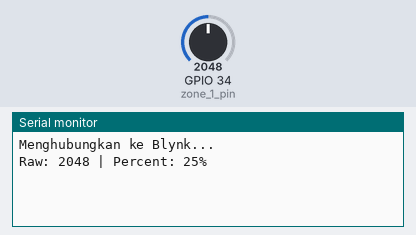
Simulated run of this program. Board: ESP32. Parts: the last lines printed to the serial monitor. The test bench sets the inputs (shaded band); at power-on: GPIO 34 (zone_1_pin) = 2048. WiFi joins after 1.5 s; servers stay silent unless stated.

Above: at 3.0 s.
3.1 s: GPIO 34 (zone_1_pin) set to 2866
At 4.4 s:
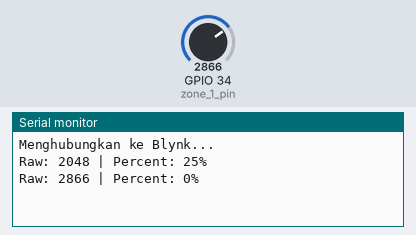
4.6 s: GPIO 34 (zone_1_pin) set to 3603
At 5.6 s:
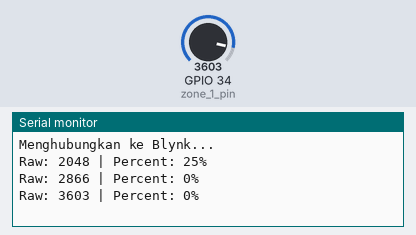
Timing chart, 0 to 7.6 s (numbered marks = the images above; inputs shaded):
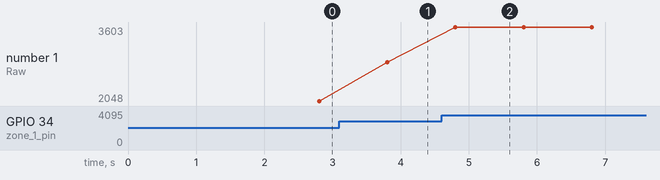

The program:

main.cpp
```cpp
#define BLYNK_TEMPLATE_ID "dari blynk"
#define BLYNK_TEMPLATE_NAME "samajuga"
#define BLYNK_AUTH_TOKEN "samaa"

// Aktifkan Serial Monitor untuk debugging
#define BLYNK_PRINT Serial

#include <WiFi.h>
#include <WiFiClient.h>
#include <BlynkSimpleEsp32.h>

char ssid[] = "Wokwi-GUEST";
char pass[] = "";

const int zone_1_pin = 34;
const int dry = 2700;
const int wet = 0;

BlynkTimer timer;

// Fungsi Kirim Data (Dijalankan setiap 1 detik)
void sendSensorData()
{
  // Baca Sensor
  int raw_value = analogRead(zone_1_pin);

  // Mapping
  int percent_value = map(raw_value, wet, dry, 100, 0);

  // Clamping (Agar tidak minus atau lebih dari 100)
  if (percent_value < 0) percent_value = 0;
  if (percent_value > 100) percent_value = 100;

  Serial.print("Raw: "); Serial.print(raw_value);
  Serial.print(" | Percent: "); Serial.print(percent_value);
  Serial.println("%");

  // Kirim ke Blynk
  Blynk.virtualWrite(V0, percent_value);

  // (Opsional) Kirim raw data ke V1
  Blynk.virtualWrite(V1, raw_value);
}

void setup()
{
  Serial.begin(115200);
  pinMode(zone_1_pin, INPUT);

  Serial.println("Menghubungkan ke Blynk...");

  // Fungsi ini otomatis menangani WiFi dan Login Blynk
  Blynk.begin(BLYNK_AUTH_TOKEN, ssid, pass);

  // Set timer kirim data setiap 1 detik (1000L)
  timer.setInterval(1000L, sendSensorData);
}

void loop()
{
  Blynk.run(); // untuk menjaga koneksi
  timer.run(); // untuk menjalankan timer
}
```

Measured:
- after the input at 3.1 s, the serial monitor: prints a new line after 0.70 s (image 1)
- after the input at 4.6 s, the serial monitor: prints a new line after 0.20 s (image 2)
- plotted number 1: 2048 → 2866 after the input at 3.1 s, 2866 → 3603 after the input at 4.6 s
